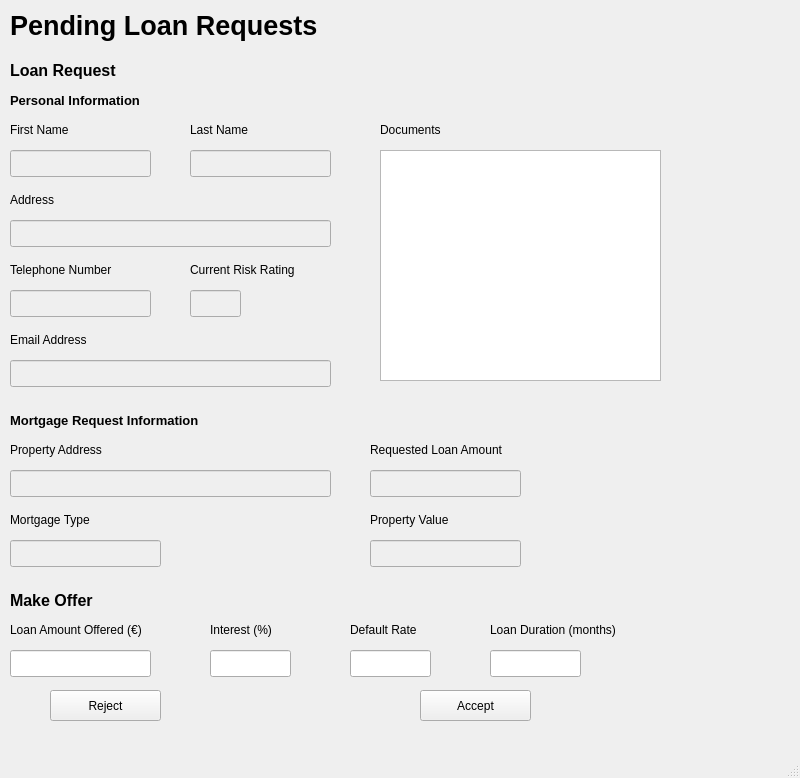
<?xml version="1.0" encoding="UTF-8"?>
<ui version="4.0">
 <class>MainWindow</class>
 <widget class="QMainWindow" name="MainWindow">
  <property name="geometry">
   <rect>
    <x>0</x>
    <y>0</y>
    <width>800</width>
    <height>778</height>
   </rect>
  </property>
  <property name="windowTitle">
   <string>MainWindow</string>
  </property>
  <widget class="QWidget" name="centralwidget">
   <widget class="QLabel" name="property_address_label">
    <property name="geometry">
     <rect>
      <x>10</x>
      <y>440</y>
      <width>141</width>
      <height>20</height>
     </rect>
    </property>
    <property name="font">
     <font>
      <weight>50</weight>
      <bold>false</bold>
     </font>
    </property>
    <property name="text">
     <string>Property Address</string>
    </property>
   </widget>
   <widget class="QLineEdit" name="lastname_lineedit">
    <property name="enabled">
     <bool>false</bool>
    </property>
    <property name="geometry">
     <rect>
      <x>190</x>
      <y>150</y>
      <width>141</width>
      <height>27</height>
     </rect>
    </property>
   </widget>
   <widget class="QLabel" name="personal_information_label">
    <property name="geometry">
     <rect>
      <x>10</x>
      <y>90</y>
      <width>221</width>
      <height>21</height>
     </rect>
    </property>
    <property name="font">
     <font>
      <pointsize>10</pointsize>
      <weight>75</weight>
      <bold>true</bold>
     </font>
    </property>
    <property name="text">
     <string>Personal Information</string>
    </property>
   </widget>
   <widget class="QLabel" name="make_offer_label">
    <property name="geometry">
     <rect>
      <x>10</x>
      <y>590</y>
      <width>221</width>
      <height>21</height>
     </rect>
    </property>
    <property name="font">
     <font>
      <pointsize>12</pointsize>
      <weight>75</weight>
      <bold>true</bold>
     </font>
    </property>
    <property name="text">
     <string>Make Offer</string>
    </property>
   </widget>
   <widget class="QLabel" name="property_value_label">
    <property name="geometry">
     <rect>
      <x>370</x>
      <y>510</y>
      <width>370</width>
      <height>20</height>
     </rect>
    </property>
    <property name="font">
     <font>
      <weight>50</weight>
      <bold>false</bold>
     </font>
    </property>
    <property name="text">
     <string>Property Value</string>
    </property>
   </widget>
   <widget class="QLabel" name="pending_loan_requests_label">
    <property name="geometry">
     <rect>
      <x>10</x>
      <y>0</y>
      <width>361</width>
      <height>51</height>
     </rect>
    </property>
    <property name="font">
     <font>
      <pointsize>20</pointsize>
      <weight>75</weight>
      <bold>true</bold>
     </font>
    </property>
    <property name="text">
     <string>Pending Loan Requests</string>
    </property>
   </widget>
   <widget class="QLineEdit" name="property_value_lineedit">
    <property name="enabled">
     <bool>false</bool>
    </property>
    <property name="geometry">
     <rect>
      <x>370</x>
      <y>540</y>
      <width>151</width>
      <height>27</height>
     </rect>
    </property>
   </widget>
   <widget class="QLineEdit" name="property_address_lineedit">
    <property name="enabled">
     <bool>false</bool>
    </property>
    <property name="geometry">
     <rect>
      <x>10</x>
      <y>470</y>
      <width>321</width>
      <height>27</height>
     </rect>
    </property>
   </widget>
   <widget class="QLabel" name="lastname_label">
    <property name="geometry">
     <rect>
      <x>190</x>
      <y>120</y>
      <width>90</width>
      <height>20</height>
     </rect>
    </property>
    <property name="font">
     <font>
      <weight>50</weight>
      <bold>false</bold>
     </font>
    </property>
    <property name="text">
     <string>Last Name</string>
    </property>
   </widget>
   <widget class="QLineEdit" name="offer_interest_lineedit">
    <property name="geometry">
     <rect>
      <x>210</x>
      <y>650</y>
      <width>81</width>
      <height>27</height>
     </rect>
    </property>
   </widget>
   <widget class="QListView" name="documents_listview">
    <property name="geometry">
     <rect>
      <x>380</x>
      <y>150</y>
      <width>281</width>
      <height>231</height>
     </rect>
    </property>
   </widget>
   <widget class="QLabel" name="address_label">
    <property name="geometry">
     <rect>
      <x>10</x>
      <y>190</y>
      <width>370</width>
      <height>20</height>
     </rect>
    </property>
    <property name="font">
     <font>
      <weight>50</weight>
      <bold>false</bold>
     </font>
    </property>
    <property name="text">
     <string>Address</string>
    </property>
   </widget>
   <widget class="QLineEdit" name="phonenumber_lineedit">
    <property name="enabled">
     <bool>false</bool>
    </property>
    <property name="geometry">
     <rect>
      <x>10</x>
      <y>290</y>
      <width>141</width>
      <height>27</height>
     </rect>
    </property>
   </widget>
   <widget class="QPushButton" name="reject_request_button">
    <property name="geometry">
     <rect>
      <x>50</x>
      <y>690</y>
      <width>111</width>
      <height>31</height>
     </rect>
    </property>
    <property name="text">
     <string>Reject</string>
    </property>
   </widget>
   <widget class="QLabel" name="default_rate_label">
    <property name="geometry">
     <rect>
      <x>350</x>
      <y>620</y>
      <width>141</width>
      <height>20</height>
     </rect>
    </property>
    <property name="font">
     <font>
      <weight>50</weight>
      <bold>false</bold>
     </font>
    </property>
    <property name="text">
     <string>Default Rate</string>
    </property>
   </widget>
   <widget class="QLineEdit" name="firstname_lineedit">
    <property name="enabled">
     <bool>false</bool>
    </property>
    <property name="geometry">
     <rect>
      <x>10</x>
      <y>150</y>
      <width>141</width>
      <height>27</height>
     </rect>
    </property>
   </widget>
   <widget class="QLineEdit" name="mortgage_type_lineedit">
    <property name="enabled">
     <bool>false</bool>
    </property>
    <property name="geometry">
     <rect>
      <x>10</x>
      <y>540</y>
      <width>151</width>
      <height>27</height>
     </rect>
    </property>
   </widget>
   <widget class="QLabel" name="mortgage_information_label">
    <property name="geometry">
     <rect>
      <x>10</x>
      <y>410</y>
      <width>241</width>
      <height>21</height>
     </rect>
    </property>
    <property name="font">
     <font>
      <pointsize>10</pointsize>
      <weight>75</weight>
      <bold>true</bold>
     </font>
    </property>
    <property name="text">
     <string>Mortgage Request Information</string>
    </property>
   </widget>
   <widget class="QLineEdit" name="loan_amount_lineedit">
    <property name="enabled">
     <bool>false</bool>
    </property>
    <property name="geometry">
     <rect>
      <x>370</x>
      <y>470</y>
      <width>151</width>
      <height>27</height>
     </rect>
    </property>
   </widget>
   <widget class="QPushButton" name="accept_request_button">
    <property name="geometry">
     <rect>
      <x>420</x>
      <y>690</y>
      <width>111</width>
      <height>31</height>
     </rect>
    </property>
    <property name="text">
     <string>Accept</string>
    </property>
   </widget>
   <widget class="QLabel" name="offer_interest_label">
    <property name="geometry">
     <rect>
      <x>210</x>
      <y>620</y>
      <width>141</width>
      <height>20</height>
     </rect>
    </property>
    <property name="font">
     <font>
      <weight>50</weight>
      <bold>false</bold>
     </font>
    </property>
    <property name="text">
     <string>Interest (%)</string>
    </property>
   </widget>
   <widget class="QLineEdit" name="loan_duration_lineedit">
    <property name="geometry">
     <rect>
      <x>490</x>
      <y>650</y>
      <width>91</width>
      <height>27</height>
     </rect>
    </property>
   </widget>
   <widget class="QLabel" name="mortgage_type_label">
    <property name="geometry">
     <rect>
      <x>10</x>
      <y>510</y>
      <width>281</width>
      <height>20</height>
     </rect>
    </property>
    <property name="font">
     <font>
      <weight>50</weight>
      <bold>false</bold>
     </font>
    </property>
    <property name="text">
     <string>Mortgage Type</string>
    </property>
   </widget>
   <widget class="QLineEdit" name="default_rate_lineedit">
    <property name="geometry">
     <rect>
      <x>350</x>
      <y>650</y>
      <width>81</width>
      <height>27</height>
     </rect>
    </property>
   </widget>
   <widget class="QLabel" name="loan_duration_label">
    <property name="geometry">
     <rect>
      <x>490</x>
      <y>620</y>
      <width>141</width>
      <height>20</height>
     </rect>
    </property>
    <property name="font">
     <font>
      <weight>50</weight>
      <bold>false</bold>
     </font>
    </property>
    <property name="text">
     <string>Loan Duration (months)</string>
    </property>
   </widget>
   <widget class="QLabel" name="phonenumber_label">
    <property name="geometry">
     <rect>
      <x>10</x>
      <y>260</y>
      <width>141</width>
      <height>20</height>
     </rect>
    </property>
    <property name="font">
     <font>
      <weight>50</weight>
      <bold>false</bold>
     </font>
    </property>
    <property name="text">
     <string>Telephone Number</string>
    </property>
   </widget>
   <widget class="QLabel" name="loan_amount_label">
    <property name="geometry">
     <rect>
      <x>370</x>
      <y>440</y>
      <width>211</width>
      <height>20</height>
     </rect>
    </property>
    <property name="font">
     <font>
      <weight>50</weight>
      <bold>false</bold>
     </font>
    </property>
    <property name="text">
     <string>Requested Loan Amount</string>
    </property>
   </widget>
   <widget class="QLabel" name="email_label">
    <property name="geometry">
     <rect>
      <x>10</x>
      <y>330</y>
      <width>181</width>
      <height>20</height>
     </rect>
    </property>
    <property name="font">
     <font>
      <weight>50</weight>
      <bold>false</bold>
     </font>
    </property>
    <property name="text">
     <string>Email Address</string>
    </property>
   </widget>
   <widget class="QLineEdit" name="email_lineedit">
    <property name="enabled">
     <bool>false</bool>
    </property>
    <property name="geometry">
     <rect>
      <x>10</x>
      <y>360</y>
      <width>321</width>
      <height>27</height>
     </rect>
    </property>
   </widget>
   <widget class="QLabel" name="loan_request_label">
    <property name="geometry">
     <rect>
      <x>10</x>
      <y>60</y>
      <width>221</width>
      <height>21</height>
     </rect>
    </property>
    <property name="font">
     <font>
      <pointsize>12</pointsize>
      <weight>75</weight>
      <bold>true</bold>
     </font>
    </property>
    <property name="text">
     <string>Loan Request</string>
    </property>
   </widget>
   <widget class="QLineEdit" name="risk_lineedit">
    <property name="enabled">
     <bool>false</bool>
    </property>
    <property name="geometry">
     <rect>
      <x>190</x>
      <y>290</y>
      <width>51</width>
      <height>27</height>
     </rect>
    </property>
   </widget>
   <widget class="QLineEdit" name="offer_amount_lineedit">
    <property name="geometry">
     <rect>
      <x>10</x>
      <y>650</y>
      <width>141</width>
      <height>27</height>
     </rect>
    </property>
   </widget>
   <widget class="QLabel" name="offer_amount_label">
    <property name="geometry">
     <rect>
      <x>10</x>
      <y>620</y>
      <width>161</width>
      <height>20</height>
     </rect>
    </property>
    <property name="font">
     <font>
      <weight>50</weight>
      <bold>false</bold>
     </font>
    </property>
    <property name="text">
     <string>Loan Amount Offered (€)</string>
    </property>
   </widget>
   <widget class="QLabel" name="documents_label">
    <property name="geometry">
     <rect>
      <x>380</x>
      <y>120</y>
      <width>90</width>
      <height>20</height>
     </rect>
    </property>
    <property name="font">
     <font>
      <weight>50</weight>
      <bold>false</bold>
     </font>
    </property>
    <property name="text">
     <string>Documents</string>
    </property>
   </widget>
   <widget class="QLabel" name="firstname_label">
    <property name="geometry">
     <rect>
      <x>10</x>
      <y>120</y>
      <width>90</width>
      <height>20</height>
     </rect>
    </property>
    <property name="font">
     <font>
      <weight>50</weight>
      <bold>false</bold>
     </font>
    </property>
    <property name="text">
     <string>First Name</string>
    </property>
   </widget>
   <widget class="QLabel" name="risk_label">
    <property name="geometry">
     <rect>
      <x>190</x>
      <y>260</y>
      <width>121</width>
      <height>20</height>
     </rect>
    </property>
    <property name="font">
     <font>
      <weight>50</weight>
      <bold>false</bold>
     </font>
    </property>
    <property name="text">
     <string>Current Risk Rating</string>
    </property>
   </widget>
   <widget class="QLineEdit" name="address_lineedit">
    <property name="enabled">
     <bool>false</bool>
    </property>
    <property name="geometry">
     <rect>
      <x>10</x>
      <y>220</y>
      <width>321</width>
      <height>27</height>
     </rect>
    </property>
   </widget>
  </widget>
  <widget class="QMenuBar" name="menubar">
   <property name="geometry">
    <rect>
     <x>0</x>
     <y>0</y>
     <width>800</width>
     <height>27</height>
    </rect>
   </property>
  </widget>
  <widget class="QStatusBar" name="statusbar"/>
 </widget>
 <resources/>
 <connections/>
</ui>
